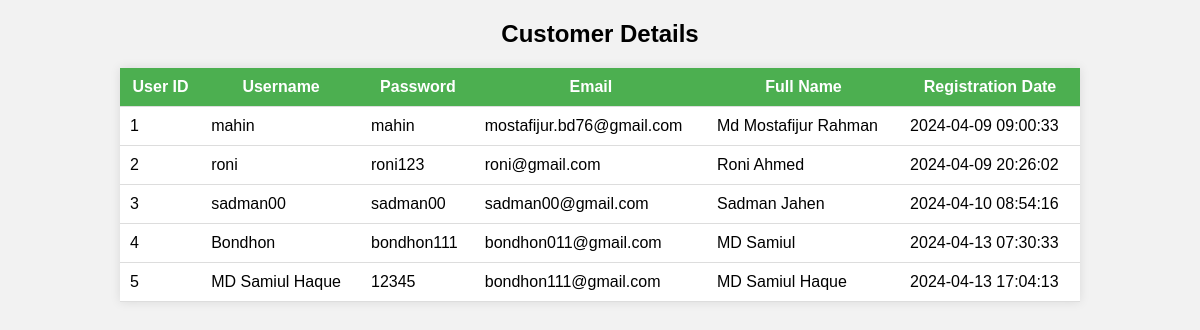
Screenshot of /customer_details.php (signed in) with the database file from the repository.
### tables this page shows
CREATE TABLE `users` (
  `user_id` int(11) NOT NULL,
  `username` varchar(50) DEFAULT NULL,
  `password` varchar(255) DEFAULT NULL,
  `email` varchar(100) DEFAULT NULL,
  `full_name` varchar(100) DEFAULT NULL,
  `profile_picture` varchar(40) NOT NULL,
  `student_id` varchar(255) NOT NULL,
  `permanent_address` varchar(255) NOT NULL,
  `present_address` varchar(255) NOT NULL,
  `phone_number` varchar(15) NOT NULL,
  `emergency_number` varchar(15) NOT NULL,
  `blood_group` varchar(5) NOT NULL,
  `registration_date` timestamp NOT NULL DEFAULT current_timestamp(),
  `reset_token` varchar(255) DEFAULT NULL
);

### customer_details.php (the view, shortened to what this page needs)
<?php
include 'config.php';
$sql = "SELECT * FROM users";
$result = $conn->query($sql);
?>
<!DOCTYPE html>
<html lang="en">
<head>
</head>
<body>
    <h2>Customer Details</h2>
    <table>
        <tr>
            <th>User ID</th>
            <th>Username</th>
            <th>Password</th>
            <th>Email</th>
            <th>Full Name</th>
            <th>Registration Date</th>
        </tr>
        <?php
        if ($result->num_rows > 0) {
            while ($row = $result->fetch_assoc()) {
                echo "<tr>";
                echo "<td>" . $row['user_id'] . "</td>";
                echo "<td>" . $row['username'] . "</td>";
                echo "<td>" . $row['password'] . "</td>";
                echo "<td>" . $row['email'] . "</td>";
                echo "<td>" . $row['full_name'] . "</td>";
                echo "<td>" . $row['registration_date'] . "</td>";
                echo "</tr>";
            }
        } else {
            echo "<tr><td colspan='6'>No customers found</td></tr>";
        }
        ?>
    </table>
</body>
</html>

### customer_details.php (style rules this page uses)
body { font-family: Arial, sans-serif; background-color: #f2f2f2; margin: 0; padding: 0; }
h2 { text-align: center; margin-top: 20px; }
table { width: 80%; margin: 20px auto; border-collapse: collapse; background-color: #fff; box-shadow: 0 0 10px rgba(0, 0, 0, 0.1); }
th, td { padding: 10px; border-bottom: 1px solid #ddd; }
th { background-color: #4CAF50; color: white; }
td { text-align: left; }

### rows the page displays
users: user_id "1", username "mahin", password "mahin", email "mostafijur.bd76@gmail.com", full_name "Md Mostafijur Rahman", registration_date "2024-04-09 09:00:33"
users: user_id "2", username "roni", password "roni123", email "roni@gmail.com", full_name "Roni Ahmed", registration_date "2024-04-09 20:26:02"
users: user_id "3", username "sadman00", password "sadman00", email "sadman00@gmail.com", full_name "Sadman Jahen", registration_date "2024-04-10 08:54:16"
users: user_id "4", username "Bondhon", password "bondhon111", email "bondhon011@gmail.com", full_name "MD Samiul", registration_date "2024-04-13 07:30:33"
users: user_id "5", username "MD Samiul Haque", password "12345", email "bondhon111@gmail.com", full_name "MD Samiul Haque", registration_date "2024-04-13 17:04:13"
